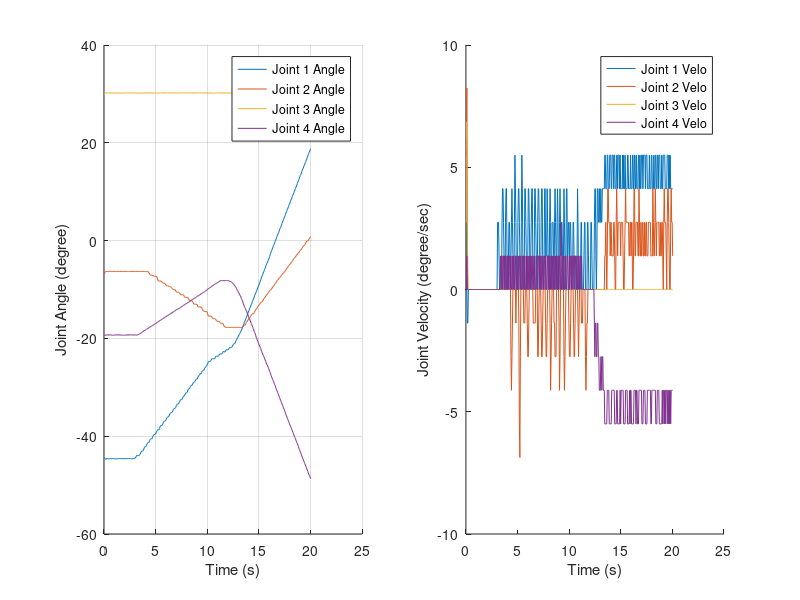

Write the MATLAB code that produced this figure. (Note: this script raises an error after producing the figure.)
clc;
clear;
close all;

load Task3Data10sec.mat
j_10_q = j_angles;
j_10_qdot = j_velos;
j_10_t = t_values;
j_10_i = iter;

load Task3Data_stiched2sec.mat
j_2_q = j_angles;
j_2_qdot = j_velos;
j_2_t = t_values;
j_2_i = iter;

figure;
subplot(1,2,1);
hold on;
grid on;
plot(j_10_t(1:(j_10_i-1)),j_10_q(1,1:(j_10_i-1)), 'DisplayName', 'Joint 1 Angle')
plot(j_10_t(1:(j_10_i-1)),j_10_q(2,1:(j_10_i-1)), 'DisplayName', 'Joint 2 Angle')
plot(j_10_t(1:(j_10_i-1)),j_10_q(3,1:(j_10_i-1)), 'DisplayName', 'Joint 3 Angle')
plot(j_10_t(1:(j_10_i-1)),j_10_q(4,1:(j_10_i-1)), 'DisplayName', 'Joint 4 Angle')
hold off;
xlabel("Time (s)")
ylabel("Joint Angle (degree)")
legend

subplot(1,2,2);
hold on;
plot(j_10_t(1:(j_10_i-1)),j_10_qdot(1,1:(j_10_i-1)), 'DisplayName', 'Joint 1 Velo')
plot(j_10_t(1:(j_10_i-1)),j_10_qdot(2,1:(j_10_i-1)), 'DisplayName', 'Joint 2 Velo')
plot(j_10_t(1:(j_10_i-1)),j_10_qdot(3,1:(j_10_i-1)), 'DisplayName', 'Joint 3 Velo')
plot(j_10_t(1:(j_10_i-1)),j_10_qdot(4,1:(j_10_i-1)), 'DisplayName', 'Joint 4 Velo')
hold off;
xlabel("Time (s)")
ylabel("Joint Velocity (degree/sec)")
legend
sgtitle("Joint Angle and Velocities vs Time (LSPB w/ 10sec Travel Time)")

figure;
subplot(1,2,1);
hold on;
grid on;
plot(j_2_t(1:(j_2_i-1)),j_2_q(1,1:(j_2_i-1)), 'DisplayName', 'Joint 1 Angle')
plot(j_2_t(1:(j_2_i-1)),j_2_q(2,1:(j_2_i-1)), 'DisplayName', 'Joint 2 Angle')
plot(j_2_t(1:(j_2_i-1)),j_2_q(3,1:(j_2_i-1)), 'DisplayName', 'Joint 3 Angle')
plot(j_2_t(1:(j_2_i-1)),j_2_q(4,1:(j_2_i-1)), 'DisplayName', 'Joint 4 Angle')
hold off;
xlabel("Time (s)")
ylabel("Joint Angle (degree)")
legend

subplot(1,2,2);
hold on;
plot(j_2_t(1:(j_2_i-1)),j_2_qdot(1,1:(j_2_i-1)), 'DisplayName', 'Joint 1 Velo')
plot(j_2_t(1:(j_2_i-1)),j_2_qdot(2,1:(j_2_i-1)), 'DisplayName', 'Joint 2 Velo')
plot(j_2_t(1:(j_2_i-1)),j_2_qdot(3,1:(j_2_i-1)), 'DisplayName', 'Joint 3 Velo')
plot(j_2_t(1:(j_2_i-1)),j_2_qdot(4,1:(j_2_i-1)), 'DisplayName', 'Joint 4 Velo')
hold off;
xlabel("Time (s)")
ylabel("Joint Velocity (degree/sec)")
legend
sgtitle("Joint Angle and Velocities vs Time (LSPB w/ 2sec Travel Time)")